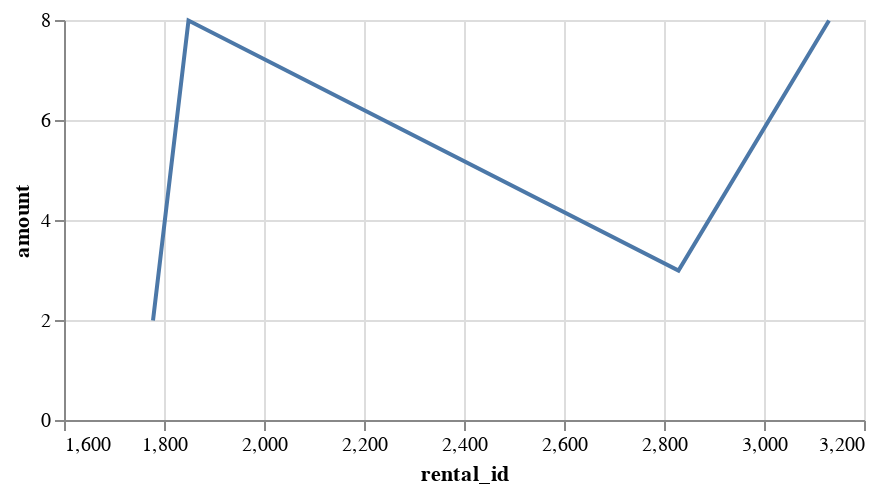

Write notebook code for a chart like this one.
### Code cell
%XVEGA_PLOT X_FIELD rental_id Y_FIELD amount MARK line COLOR purple WIDTH 400 HEIGHT 200 <> SELECT * FROM payment LIMIT 5

### Figure 1 — Vega-Lite specification as saved in the notebook (floating-point values rounded to 4 significant figures)
{"$schema": "https://vega.github.io/schema/vega-lite/v4.json", "config": {"axis": {"grid": true}}, "data": {"values": [{"amount": "name", "customer_id": "name", "payment_date": "name", "payment_id": "name", "rental_id": "name", "staff_id": "name"}, {"amount": "1.990000", "customer_id": "341", "payment_date": "", "payment_id": "17504", "rental_id": "1778", "staff_id": "1"}, {"amount": "7.990000", "customer_id": "341", "payment_date": "", "payment_id": "17505", "rental_id": "1849", "staff_id": "1"}, {"amount": "2.990000", "customer_id": "341", "payment_date": "", "payment_id": "17506", "rental_id": "2829", "staff_id": "2"}, {"amount": "7.990000", "customer_id": "341", "payment_date": "", "payment_id": "17507", "rental_id": "3130", "staff_id": "2"}]}, "encoding": {"x": {"field": "rental_id", "type": "quantitative"}, "y": {"field": "amount", "type": "quantitative"}}, "height": 200, "mark": {"type": "line"}, "width": 400}
